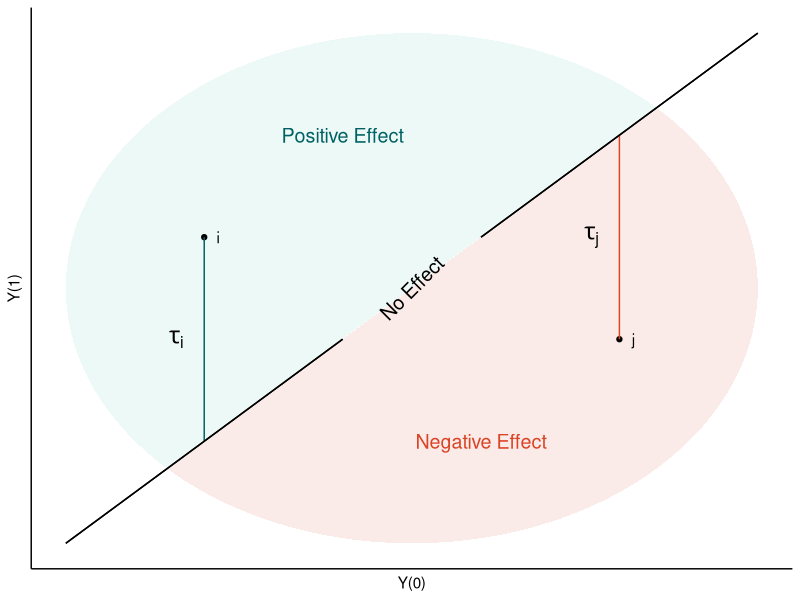
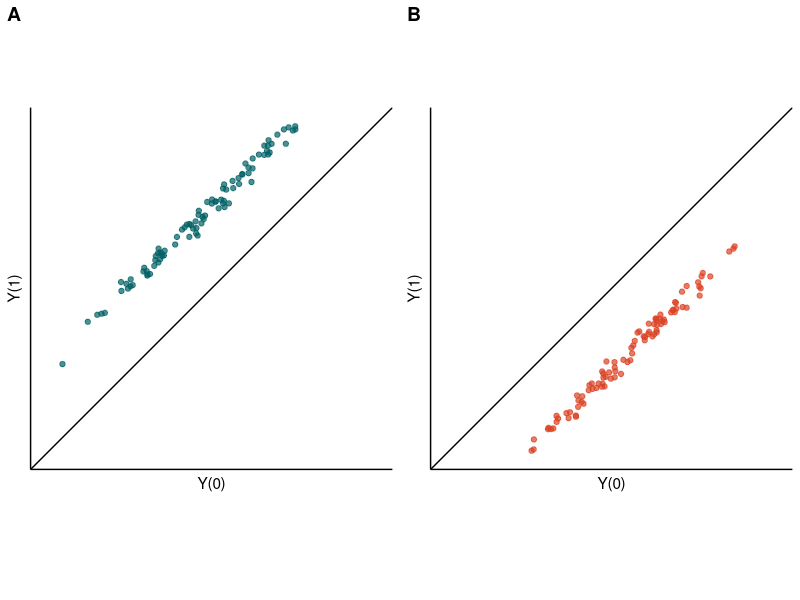
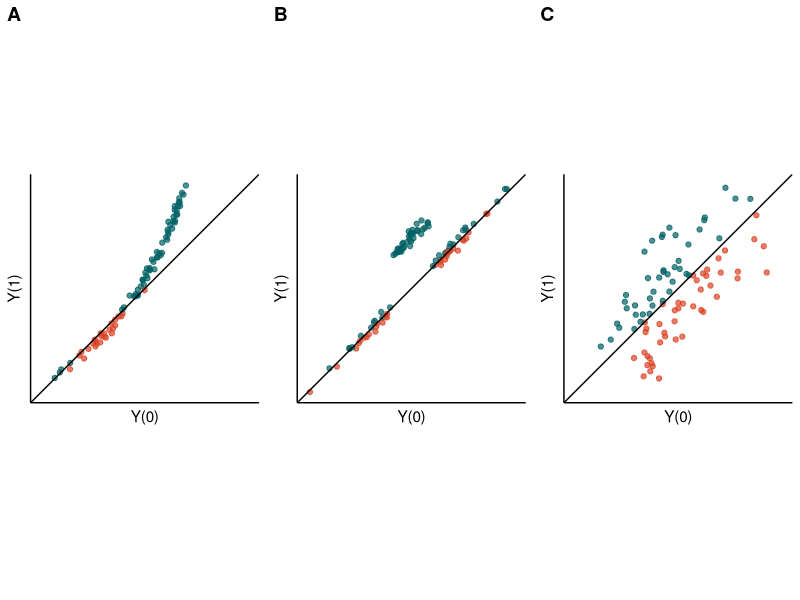
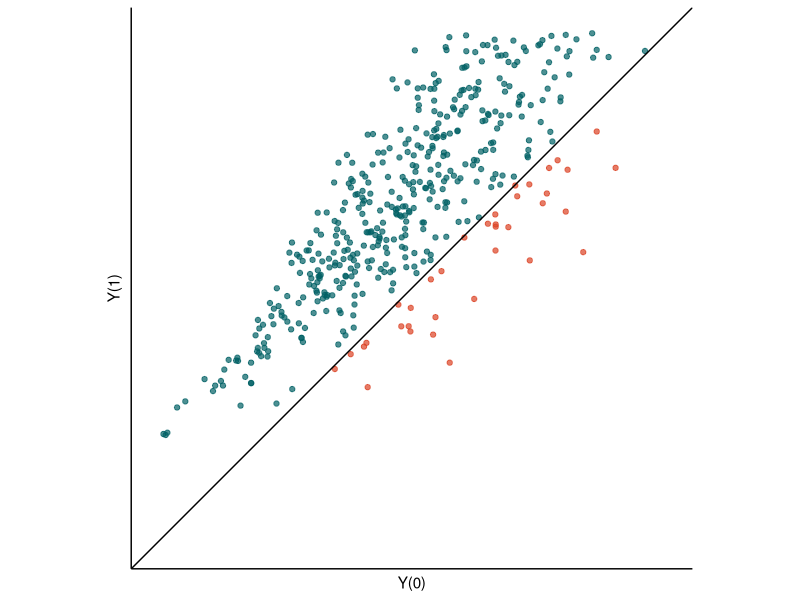

Reproduce these figures in R, in order.
## ---- chunk 1
knitr::opts_chunk$set(
	echo = FALSE,
	fig.align = "center",
	message = TRUE,
	warning = FALSE
)
library(tidyverse)
library(ggpubr)
theme_set(theme_classic())
## ---- chunk 2
toy_data <- data.frame(y0 = c(1, 4), y1 = c(3, 2),
                       barcolor = c("green", "red"), label = c("i", "j"))

b <- seq(0, 2*pi, by=0.001)
circ <- data.frame(y0=2.5*cos(b) + 2.5,
                   y1=2.5*sin(b) + 2.5)
circ_pos <- circ %>%
  filter(y1>y0) %>%
  mutate(circcolor = "green")
circ_neg <- circ %>%
  filter(y0>y1) %>%
  mutate(circcolor = "red")


plt <- ggplot(toy_data, aes(x = y0, y = y1)) + 
  geom_polygon(dat = circ_pos, alpha = 0.1, fill = "#57C4AD") +
  geom_polygon(dat = circ_neg, alpha = 0.1, fill = "#DB4325") +
  geom_point() +
  geom_text(aes(label = label), nudge_x = 0.1) +
  geom_linerange(aes(ymin = y0, ymax = y1, color = barcolor))+
  scale_color_manual(values = c("#006164", "#DB4325")) +
  geom_segment(x = 0, y = 0, xend = 2, yend = 2) +
  geom_segment(x = 3, y = 3, xend = 5, yend = 5) +
  xlim(c(0, 5)) + ylim(c(0, 5)) +
  theme(axis.ticks = element_blank(), axis.text = element_blank(), legend.position = "none") +
  ylab("Y(1)") +
  xlab("Y(0)") +
  annotate("text", x = 2, y = 4, label = "Positive Effect", size= 5, color = "#006164") +
  annotate("text", x = 3, y = 1, label = "Negative Effect", size= 5, color = "#DB4325") +
  annotate("text", x = 2.5, y = 2.5, label = "No Effect", size= 5, angle = 45) +
  annotate("text", x = 0.8, y = 2, label = expression(tau[i]), size= 6, parse = TRUE) +
  annotate("text", x = 3.8, y = 3, label = expression(tau[j]), size= 6, parse = TRUE)

plt
## ---- chunk 3
st_plot <- function(data, color = TRUE) {
  if (color == TRUE){
    data <- mutate(data, color = y1 > y0)
    data <- rbind(data, c(NA, NA, FALSE))
    pbase <- ggplot(data, aes(x = y0, y = y1, color = color))
  } else{
    pbase <- ggplot(data, aes(x = y0, y = y1))
  }
  
  plt <- pbase + 
  geom_point(alpha = 0.7) +
  scale_color_manual(values = c("#DB4325", "#006164")) +
  geom_abline(slope = 1, intercept = 0) +
  xlim(c(0, 5)) + ylim(c(0, 5)) +
  theme(axis.ticks = element_blank(), axis.text = element_blank(), legend.position = "none") +
  ylab("Y(1)") +
  xlab("Y(0)") +
  coord_fixed()

plt
}
## ---- chunk 4
n <- 100
## ---- chunk 5
pos_effect <- data.frame(y0 = rnorm(n = n, 2.5)) %>%
  mutate(y1 = y0  +  1.25 + rnorm(n = n, sd = 0.1))
neg_effect <- data.frame(y0 = rnorm(n = n, 2.5)) %>%
  mutate(y1 = y0  -  1.25 + rnorm(n = n, sd = 0.1))

ggarrange(st_plot(pos_effect), st_plot(neg_effect), labels = "AUTO")

## ---- chunk 6
mult_effect <- data.frame(y0 = rnorm(n = n, 2.5)) %>%
  mutate(y1 = exp(0.5*y0)-0.75 + rnorm(n = n, sd = 0.1))

sweet_spot <- data.frame(y0 = rnorm(n = n, 2.5)) %>%
  mutate(y1 = ifelse(y0 > 2 & y0 < 3, y0 + 1.25, y0) + rnorm(n, sd = 0.1))

high_variance <- data.frame(y0 = rnorm(n = n, 2.5)) %>%
  mutate(y1 = y0 + rnorm(n, sd = 1))

ggarrange(st_plot(mult_effect), st_plot(sweet_spot), st_plot(high_variance), ncol = 3, nrow = 1, labels = "AUTO")
## ---- chunk 7
n <- 500

variable_variance <- data.frame(y0 = rnorm(n = n, 2.5)) %>%
  mutate(y1 = y0 + 1 + rnorm(n, sd = y0/4))

st_plot(variable_variance)
